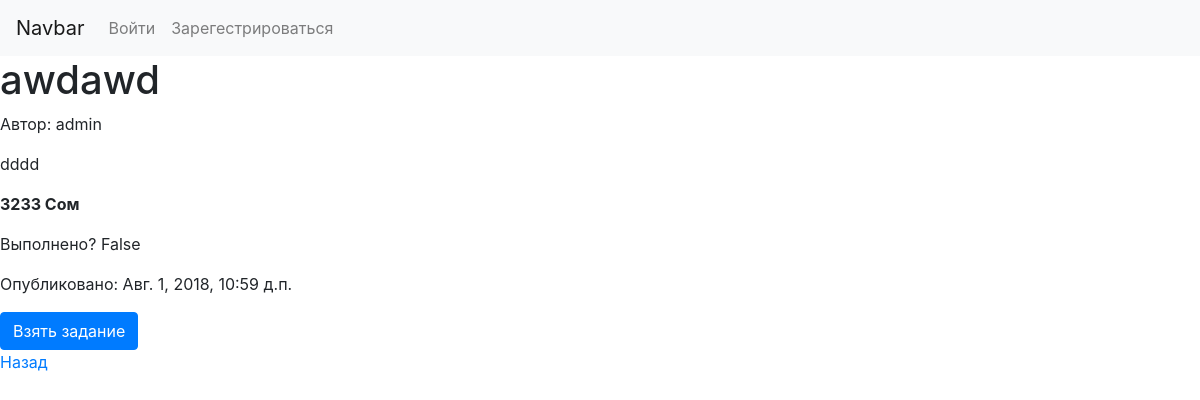
Page /7/ on the committed database.
### exchange/models.py (models this page shows, shortened)
class Notice(models.Model):
    author = models.ForeignKey(User, null=True, blank=True)
    title = models.CharField(max_length=200, default="")
    body = models.TextField(null=True, blank=True)
    pub_date = models.DateTimeField(auto_now_add=True)
    done = models.BooleanField(default=False)
    price = models.IntegerField(null=True, blank=True)
    executor = models.ForeignKey(User, null=True, blank=True, related_name='author')
    class Meta:
        verbose_name = 'Объявления'

### exchange/views.py (the view)
# urls.py: url(r'^(?P<pk>[0-9]+)/$', views.DetailView.as_view(), name='detail'),
class DetailView(generic.DetailView):
    model = Notice
    template_name = 'exchange/detail.html'

### exchange/templates/exchange/detail.html (shortened to what this page needs)
{% extends 'exchange/base.html' %}
{% block content %}
<h1>{{ notice.title }}</h1>
<p>Автор: {{ notice.author }}</p>
<p>{{ notice.body }}</p>
<p><b>{{ notice.price }} Сом</b></p>
<p>Выполнено? {{ notice.done }}</p>
<p>Опубликовано: {{ notice.pub_date }}</p>
{% if user != notice.author and user != notice.executor and notice.done == False %}
    <form action="/set_executor/{{ notice.id }}/" method="POST" class="set-executor-form">
        <input type="submit" value="Взять задание" class="btn btn-primary"/>
    </form>
{% endif %}
<a href="{% url 'exchange:index' %}">Назад</a>
{% endblock content %}

### rows in the picture
Notice: title "awdawd", author "admin", body "dddd", price "3233", done "False", pub_date "Авг. 1, 2018, 10:59 д.п."
